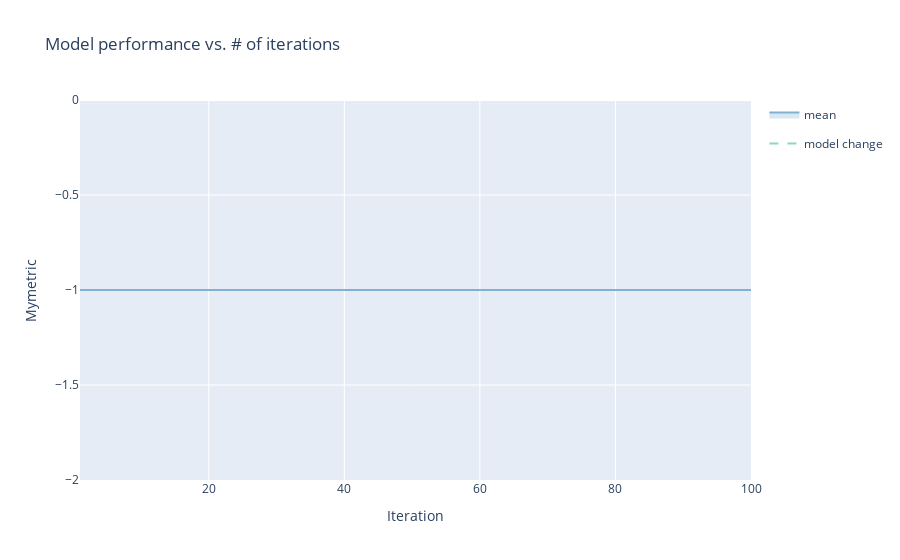

The cell this chart's notebook holds for it:
### Code cell
render(ax_client.get_optimization_trace())
